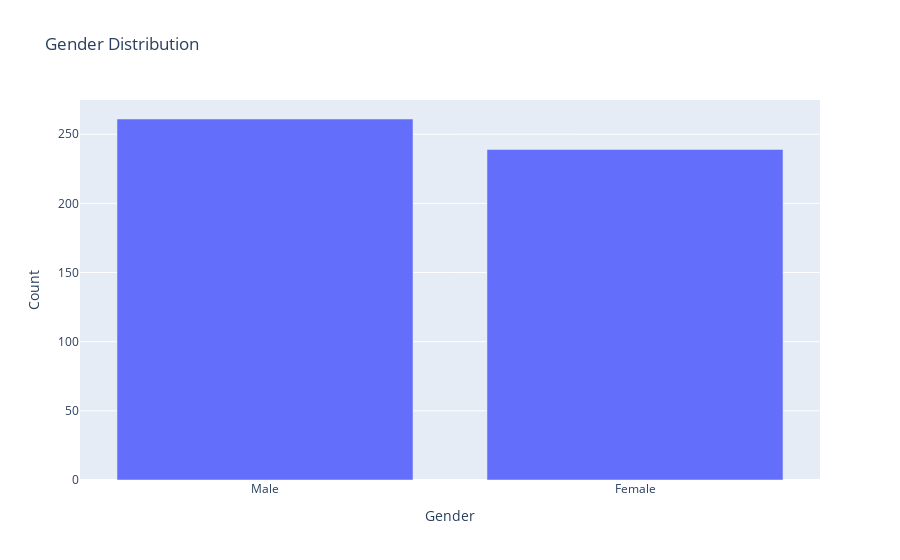

The cell this chart's notebook holds for it:
### Markdown cell above
# Gender distribution

### Code cell
gender_count = df['Gender'].value_counts().reset_index()
gender_count.columns = ['Gender', 'Count']
fig = px.bar(gender_count, x='Gender', 
             y='Count', 
             title='Gender Distribution')
fig.show()

### Figure 1 — Plotly figure (JSON) as saved in the notebook; plotly's stock layout.template omitted (floating-point values rounded to 4 significant figures)
{"data": [{"alignmentgroup": "True", "hovertemplate": "Gender=%{x}<br>Count=%{y}<extra></extra>", "legendgroup": "", "marker": {"color": "#636efa", "pattern": {"shape": ""}}, "name": "", "offsetgroup": "", "orientation": "v", "showlegend": false, "textposition": "auto", "type": "bar", "x": ["Male", "Female"], "xaxis": "x", "y": [261, 239], "yaxis": "y"}], "layout": {"barmode": "relative", "legend": {"tracegroupgap": 0}, "title": {"text": "Gender Distribution"}, "xaxis": {"anchor": "y", "domain": [0, 1], "title": {"text": "Gender"}}, "yaxis": {"anchor": "x", "domain": [0, 1], "title": {"text": "Count"}}}}
